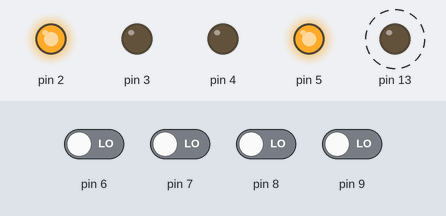
Simulated run of this sketch. Board: Arduino Uno, built with avr-gcc and run on an emulated ATmega328P. On the bench: output pins drawn as LEDs (lit = HIGH). Dashed ring = blinking. The inputs (shaded band) are chosen by the test bench; at power-on: pin 6–9 LOW.

Above: at 2.1 s.
2.2 s: pin 6 driven HIGH
At 3.5 s:
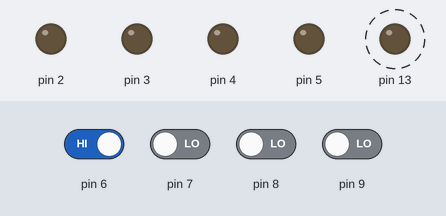
5.4 s: pin 7 driven HIGH
At 6.5 s:
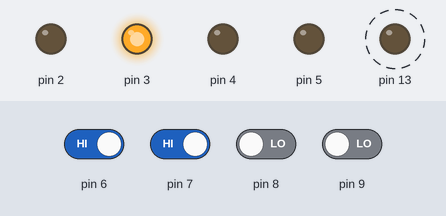
8.6 s: pin 8 driven HIGH
At 10.0 s:
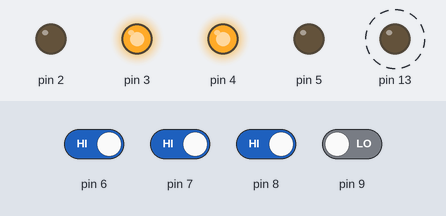
11.8 s: pin 9 driven HIGH
At 13.1 s:
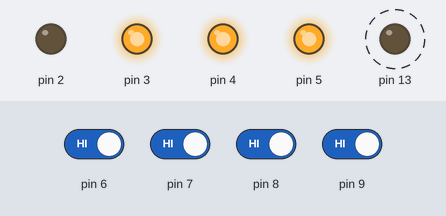
15.0 s: pin 6 driven LOW
At 16.1 s:
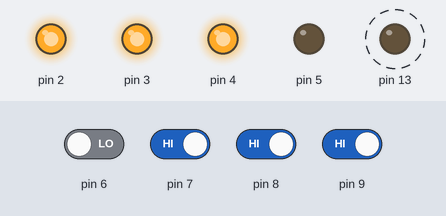
18.2 s: pin 9 driven LOW
At 19.7 s:
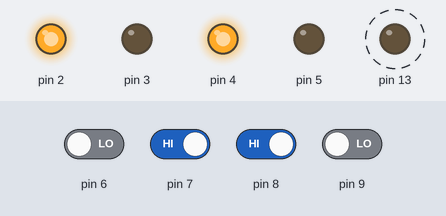
Timing chart, 0 to 22.4 s (numbered marks = the images above; inputs shaded):
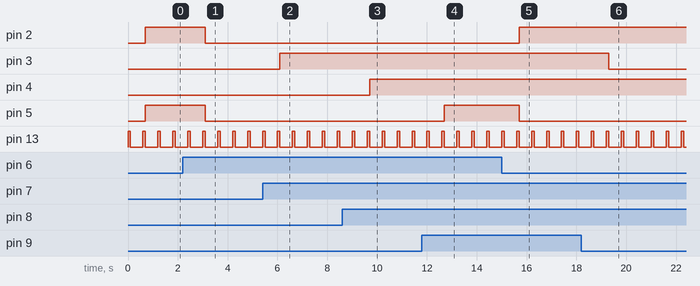

The sketch:

flip_flop_7474.ino
```cpp
/*
 * FWC IITH – 7474 IC (Dual D Flip-Flop Experiment)
 * GATE Question: Sequential state transitions using 7474 D flip-flop IC
 * Platform: Arduino Uno + SN7474 IC + SN7447 IC + 7-Segment Display
 * Author: Tirumala Sai Nithin | Employee ID: FWC22187
 * IIT Hyderabad – Future Wireless Communications
 *
 * Pin mapping:
 *   Outputs → D2(A/LSB), D3(B), D4(C), D5(D/MSB)
 *   Inputs  → D6(W), D7(X), D8(Y), D9(Z)
 */

#include <Arduino.h>

int W, X, Y, Z;
int D, C, B, A;

void disp_7447(int D, int C, int B, int A) {
  digitalWrite(2, A);
  digitalWrite(3, B);
  digitalWrite(4, C);
  digitalWrite(5, D);
}

void setup() {
  pinMode(2, OUTPUT); pinMode(3, OUTPUT);
  pinMode(4, OUTPUT); pinMode(5, OUTPUT);
  pinMode(6, INPUT);  pinMode(7, INPUT);
  pinMode(8, INPUT);  pinMode(9, INPUT);
  pinMode(13, OUTPUT);
}

void loop() {
  digitalWrite(13, HIGH);
  delay(100);
  disp_7447(D, C, B, A);

  W = digitalRead(6);
  X = digitalRead(7);
  Y = digitalRead(8);
  Z = digitalRead(9);

  // Next-state logic
  A = !W;
  B = (!W && !X && Y) || (W && X) || (!W && Z);
  C = (!W && Z) || (X && Y) || (W && Y);
  D = (!W && !X && !Y && !Z) || (W && Z);

  W = A; X = B; Y = C; Z = D;

  digitalWrite(13, LOW);
  delay(500);
}
```

Measured:
- after the input at 2.2 s, pin 2, pin 5: HIGH → LOW after 0.90 s
- after the input at 5.4 s, pin 3: LOW → HIGH after 0.70 s
- after the input at 8.6 s, pin 4: LOW → HIGH after 1.1 s
- after the input at 11.8 s, pin 5: LOW → HIGH after 0.90 s
- after the input at 15.0 s, pin 2: LOW → HIGH after 0.70 s; pin 5: HIGH → LOW after 0.70 s
- after the input at 18.2 s, pin 3: HIGH → LOW after 1.1 s
- by itself, pin 13: alternates HIGH for 0.10 s and LOW for 0.50 s
